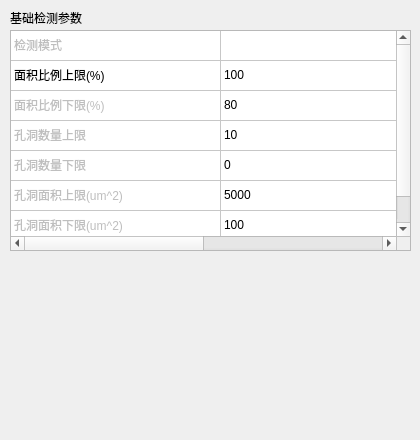
<?xml version="1.0" encoding="UTF-8"?>
<ui version="4.0">
 <class>InspChipWidget</class>
 <widget class="QWidget" name="InspChipWidget">
  <property name="geometry">
   <rect>
    <x>0</x>
    <y>0</y>
    <width>420</width>
    <height>440</height>
   </rect>
  </property>
  <property name="windowTitle">
   <string>InspChipWidget</string>
  </property>
  <widget class="QTableWidget" name="tableWidget">
   <property name="geometry">
    <rect>
     <x>10</x>
     <y>30</y>
     <width>401</width>
     <height>221</height>
    </rect>
   </property>
   <property name="rowCount">
    <number>7</number>
   </property>
   <property name="columnCount">
    <number>2</number>
   </property>
   <attribute name="horizontalHeaderVisible">
    <bool>false</bool>
   </attribute>
   <attribute name="horizontalHeaderDefaultSectionSize">
    <number>210</number>
   </attribute>
   <attribute name="horizontalHeaderStretchLastSection">
    <bool>true</bool>
   </attribute>
   <attribute name="verticalHeaderVisible">
    <bool>false</bool>
   </attribute>
   <row/>
   <row/>
   <row/>
   <row/>
   <row/>
   <row/>
   <row/>
   <column/>
   <column/>
   <item row="0" column="0">
    <property name="text">
     <string>检测模式</string>
    </property>
    <property name="flags">
     <set>ItemIsSelectable|ItemIsDragEnabled|ItemIsUserCheckable</set>
    </property>
   </item>
   <item row="1" column="0">
    <property name="text">
     <string>面积比例上限(%)</string>
    </property>
    <property name="flags">
     <set>NoItemFlags</set>
    </property>
   </item>
   <item row="1" column="1">
    <property name="text">
     <string>100</string>
    </property>
   </item>
   <item row="2" column="0">
    <property name="text">
     <string>面积比例下限(%)</string>
    </property>
    <property name="flags">
     <set>ItemIsSelectable|ItemIsDragEnabled|ItemIsUserCheckable</set>
    </property>
   </item>
   <item row="2" column="1">
    <property name="text">
     <string>80</string>
    </property>
   </item>
   <item row="3" column="0">
    <property name="text">
     <string>孔洞数量上限</string>
    </property>
    <property name="flags">
     <set>ItemIsSelectable|ItemIsDragEnabled|ItemIsUserCheckable</set>
    </property>
   </item>
   <item row="3" column="1">
    <property name="text">
     <string>10</string>
    </property>
   </item>
   <item row="4" column="0">
    <property name="text">
     <string>孔洞数量下限</string>
    </property>
    <property name="flags">
     <set>ItemIsSelectable|ItemIsDragEnabled|ItemIsUserCheckable</set>
    </property>
   </item>
   <item row="4" column="1">
    <property name="text">
     <string>0</string>
    </property>
   </item>
   <item row="5" column="0">
    <property name="text">
     <string>孔洞面积上限(um^2)</string>
    </property>
    <property name="flags">
     <set>ItemIsSelectable|ItemIsDragEnabled|ItemIsUserCheckable</set>
    </property>
   </item>
   <item row="5" column="1">
    <property name="text">
     <string>5000</string>
    </property>
   </item>
   <item row="6" column="0">
    <property name="text">
     <string>孔洞面积下限(um^2)</string>
    </property>
    <property name="flags">
     <set>ItemIsSelectable|ItemIsDragEnabled|ItemIsUserCheckable</set>
    </property>
   </item>
   <item row="6" column="1">
    <property name="text">
     <string>100</string>
    </property>
   </item>
  </widget>
  <widget class="QLabel" name="labelBasicParameter">
   <property name="geometry">
    <rect>
     <x>10</x>
     <y>10</y>
     <width>81</width>
     <height>16</height>
    </rect>
   </property>
   <property name="text">
    <string>基础检测参数</string>
   </property>
  </widget>
 </widget>
 <layoutdefault spacing="6" margin="11"/>
 <resources/>
 <connections/>
</ui>
